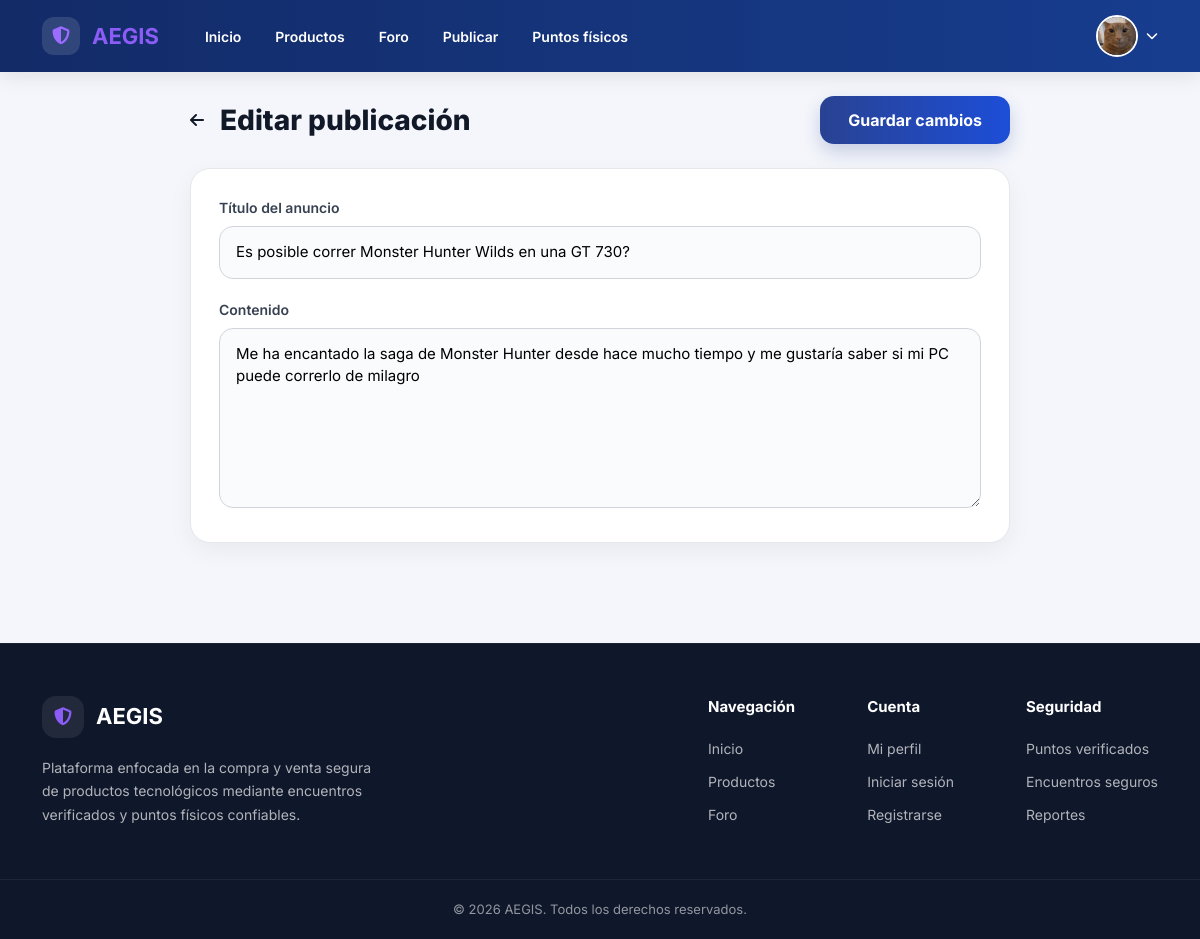
/public/foro/editar?id=1 (signed in), run on the app's committed database.
### tables this page shows
CREATE TABLE `publicaciones_foro` (
  `id` int(11) NOT NULL,
  `usuario_id` int(11) NOT NULL,
  `titulo` varchar(200) NOT NULL,
  `contenido` text NOT NULL,
  `fecha_publicacion` timestamp NOT NULL DEFAULT current_timestamp()
);

### app/core/Controller.php (called while the page is built, shortened)
<?php
class Controller
{
    public function render(string $view, array $data = []): void
    {
        extract($data);
        require $view;
    }
    protected function loadModel(string $module, string $model): object
    {
        $path = ROOT_PATH . "/app/modules/{$module}/models/{$model}.php";
        return new $model();
    }
}

### app/modules/foro/controllers/ForoController.php (called while the page is built, shortened)
<?php
class ForoController extends Controller
{
    private $publicacionModel;
    public function __construct()
    {
        $this->publicacionModel = $this->loadModel('foro', 'Publicacion');
    }
    public function editar(): void
    {
        $id = (int) ($_GET['id'] ?? 0);
        $publicacion = $this->publicacionModel->findById($id);
        $this->render(ROOT_PATH . '/app/modules/foro/views/editar.php', [
            'publicacion' => $publicacion,
        ]);
    }
}

### app/core/Router.php (called while the page is built, shortened)
<?php
class Router
{
    private $routes = [];
    public function get($route, $action)
    {
        $this->routes['GET'][$route] = $action;
    }
    public function post($route, $action)
    {
        $this->routes['POST'][$route] = $action;
    }
    public function dispatch($url)
    {
        $url = '/' . trim($url, '/');
        $method = $_SERVER['REQUEST_METHOD'];
        $action = $this->routes[$method][$url];
        list($controllerName, $methodName) = explode('@', $action);
        $controller = new $controllerName();
        $controller->$methodName();
    }
}

### public/index.php (called while the page is built, shortened)
<?php
require_once '../config/app.php';
require_once '../app/core/Database.php';
require_once '../app/core/Router.php';
require_once '../app/core/Controller.php';
require_once '../app/core/Model.php';
$router = new Router();
$url = trim((string) ($_GET['url'] ?? ''), '/');
$router->dispatch($url);

### config/app.php (called while the page is built, shortened)
<?php
function url(string $path = ''): string
{
    return BASE_URL . $path;
}

### config/database.php (called while the page is built)
<?php
return [
    'host'     => 'localhost',
    'dbname'   => 'aegis_db',
    'user'     => 'root',
    'password' => '',
    'charset'  => 'utf8mb4',
];

### app/core/Database.php (called while the page is built)
<?php
class Database
{
    private static $instance = null;
    public static function connect()
    {
        if (self::$instance === null) {
            $config = require ROOT_PATH . '/config/database.php';
            try {
                self::$instance = new PDO(
                    "mysql:host={$config['host']};dbname={$config['dbname']};charset={$config['charset']}",
                    $config['user'],
                    $config['password']
                );
                self::$instance->setAttribute(
                    PDO::ATTR_ERRMODE,
                    PDO::ERRMODE_EXCEPTION
                );
            } catch (PDOException $e) {
                die('Error de conexión: ' . $e->getMessage());
            }
        }
        return self::$instance;
    }
}

### app/core/Model.php (called while the page is built, shortened)
<?php
class Model
{
    protected $db;
    public function __construct()
    {
        $this->db = Database::connect();
    }
    public function query($sql, $params = [])
    {
        $stmt = $this->db->prepare($sql);
        $stmt->execute($params);
        return $stmt;
    }
    public function fetch($sql, $params = [])
    {
        return $this->query($sql, $params)->fetch(PDO::FETCH_ASSOC);
    }
}

### app/modules/foro/models/Publicacion.php (called while the page is built, shortened)
<?php
class Publicacion extends Model
{
    public function findById(int $id): ?array
    {
        return $this->fetch(
            'SELECT p.*, u.nombre, u.foto_perfil, u.username
             FROM publicaciones_foro p
             JOIN usuarios u ON p.usuario_id = u.id
             WHERE p.id = ?',
            [$id]
        ) ?: null;
    }
}

### app/modules/foro/views/editar.php (the view, shortened to what this page needs)
<?php
require_once ROOT_PATH . '/app/layouts/head.php';
require_once ROOT_PATH . '/app/layouts/navbar.php';
?>
<main class="forum-edit-page">
    <div class="publish-header">
        <div class="publish-title">
            <a href="<?= url('/foro') ?>" aria-label="Volver al foro">
                <i class="fa-solid fa-arrow-left"></i>
            </a>
            <h1>Editar publicación</h1>
        </div>
        <button type="submit" form="editarForm" class="publish-btn">
            Guardar cambios
        </button>
    </div>
    <form id="editarForm" method="POST" action="<?= url('/foro/actualizar') ?>" class="edit-card">
        <div>
            <label for="titulo">Título del anuncio</label>
            <input
                type="text"
                id="titulo"
                name="titulo"
                value="<?= htmlspecialchars($publicacion['titulo'] ?? '') ?>"
                required
                placeholder="Título de tu pregunta o tema..."
            >
        </div>
        <div>
            <label for="contenido">Contenido</label>
            <textarea
                id="contenido"
                name="contenido"
                required
                placeholder="Comparte tu duda o experiencia..."
            ><?= htmlspecialchars($publicacion['contenido'] ?? '') ?></textarea>
        </div>
    </form>
</main>
<?php require_once ROOT_PATH . '/app/layouts/footer.php'; ?>

### public/Assets/global/global.css (style rules this page uses)
* { margin:0; padding:0; box-sizing:border-box; }
html { scroll-behavior:smooth; }
body { font-family:'Inter', sans-serif; background:#F4F6FB; color:#111827; min-height:100vh; line-height:1.5; }
button, input, textarea, select { font:inherit; }
a { color:inherit; text-decoration:none; }

### public/Assets/css/pages/forum.css (style rules this page uses)
.forum-edit-page { max-width: 860px; margin: 24px auto; padding: 0 20px 40px; }
.forum-edit-page .publish-header { display: flex; align-items: center; justify-content: space-between; margin-bottom: 24px; gap: 16px; }
.forum-edit-page .publish-title { display: flex; align-items: center; gap: 16px; }
.forum-edit-page .publish-title a { color: #111827; }
.forum-edit-page .publish-title h1 { font-size: 28px; font-weight: 800; }
.forum-edit-page .publish-btn { height: 48px; padding: 0 28px; border: none; border-radius: 14px; background: linear-gradient(90deg, #294292, #1d4ed8); color: #fff; font-weight: 700; cursor: pointer; box-shadow: 0 8px 18px rgba(41, 66, 146, 0.22); }
.forum-edit-page .edit-card { background: #fff; border: 1px solid #e5e7eb; border-radius: 20px; padding: 28px; box-shadow: 0 8px 24px rgba(15, 23, 42, 0.05); display: flex; flex-direction: column; gap: 20px; }
.forum-edit-page label { display: block; font-size: 14px; font-weight: 600; color: #374151; margin-bottom: 8px; }
.forum-edit-page input, .forum-edit-page textarea { width: 100%; border: 1px solid #d1d5db; background: #fafbfd; border-radius: 14px; padding: 14px 16px; font-size: 15px; outline: none; }
.forum-edit-page textarea { min-height: 180px; resize: vertical; }

### data on the page
publicaciones_foro: titulo "Es posible correr Monster Hunter Wilds en una GT 730?", contenido "Me ha encantado la saga de Monster Hunter desde hace mucho tiempo y me gustaría saber si mi PC puede correrlo de milagro"
